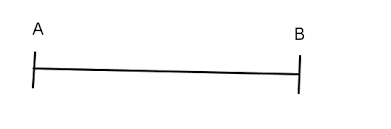
#> input picture segment.png, 391 x 129 px
$ python principal.py
#> lines starting #> are read from the running program, lines starting #| are printed output that depends on the picture; after the words box and inside, x2 and y2 are one past the last pixel; in counts of white or black regions, pixels touching at a corner belong together
### seuillageImage.py
# -*- coding: utf-8 -*-
"""
Created on Thu Oct 24 09:10:50 2019

@author: primp
"""

# Seuillage de l'image
"""
def seuillageImage(image,seuil):
    s = image.shape
    for i in range(s[0]):
        for j in range(s[1]):

            if image[i][j] < seuil :

                image[i][j] = 0
            else :
                image[i][j] = 1

    return image"""


def seuillageImage(image,seuil):
    resultat = image.copy()
    s = image.shape
    for j in range(s[0]):
        for i in range(s[1]):
            if image[j,i] > seuil:
               resultat[j,i] = 1
            else:
                resultat[j,i] = 0
    return resultat

### aminciHuConnexite.py
# -*- coding: utf-8 -*-
"""
Created on Thu Nov 14 16:17:47 2019

@author: primp
"""

def aminciHuConnexite(Image):
    s = Image.shape
    resultat = Image.copy()
    for ligne in range(1,s[0]-2):
        for colonne in range(1,s[1]-2):
            #ligne du haut :voisins
            if (Image[ligne-1,colonne-1]==1) and (Image[ligne-1,colonne]==1) and  (Image[ligne-1,colonne+1]==1):
                #ligne du bas
                if (Image[ligne+1,colonne-1]==0) and (Image[ligne+1,colonne]==0) and  (Image[ligne+1,colonne+1]==0):
                    #ligne actuelle
                    if Image[ligne,colonne]==1:
                        resultat[ligne,colonne]=0

    return resultat

### aminciLun.py
# -*- coding: utf-8 -*-
"""
Created on Fri Nov 15 15:45:49 2019

@author: primp
"""

def aminciLun(Image):
    s = Image.shape
    resultat = Image.copy()
    for ligne in range(1,s[0]-2):
        for colonne in range(1,s[1]-2):
            #ligne du haut :voisins
            if (Image[ligne-1,colonne-1]==1) and (Image[ligne-1,colonne]==1) :
                #ligne du bas
                if  (Image[ligne+1,colonne]==0) and  (Image[ligne+1,colonne+1]==0):
                    #ligne actuelle
                    if Image[ligne,colonne-1]==1 and Image[ligne,colonne]==1 and Image[ligne,colonne]==0:
                        resultat[ligne,colonne]=0

    return resultat

### aminciLdeux.py
# -*- coding: utf-8 -*-
"""
Created on Fri Nov 15 15:49:54 2019

@author: primp
"""

def aminciLdeux(Image):
    s = Image.shape
    resultat = Image.copy()
    for ligne in range(1,s[0]-2):
        for colonne in range(1,s[1]-2):
            #ligne du haut :voisins
            if (Image[ligne-1,colonne-1]==1) and (Image[ligne-1,colonne+1]==0) :
                #ligne du bas
                if  (Image[ligne+1,colonne-1]==1) and  (Image[ligne+1,colonne+1]==0):
                    #ligne actuelle
                    if Image[ligne,colonne-1]==1 and Image[ligne,colonne]==1 and Image[ligne,colonne]==0:
                        resultat[ligne,colonne]=0

    return resultat

### aminciLtrois.py
# -*- coding: utf-8 -*-
"""
Created on Fri Nov 15 15:51:56 2019

@author: primp
"""

def aminciLtrois(Image):
    s = Image.shape
    resultat = Image.copy()
    for ligne in range(1,s[0]-2):
        for colonne in range(1,s[1]-2):
            #ligne du haut :voisins
            if (Image[ligne-1,colonne]==0) and (Image[ligne-1,colonne+1]==0) :
                #ligne du bas
                if  (Image[ligne+1,colonne-1]==1) and  (Image[ligne+1,colonne]==1):
                    #ligne actuelle
                    if Image[ligne,colonne-1]==1 and Image[ligne,colonne]==1 and Image[ligne,colonne]==0 :
                        resultat[ligne,colonne]=0

    return resultat

### aminciLquatre.py
# -*- coding: utf-8 -*-
"""
Created on Fri Nov 15 15:57:19 2019

@author: primp
"""

def aminciLquatre(Image):
    s = Image.shape
    resultat = Image.copy()
    for ligne in range(1,s[0]-2):
        for colonne in range(1,s[1]-2):
            #ligne du haut :voisins
            if (Image[ligne-1,colonne-1]==0) and Image[ligne-1,colonne]==0 and (Image[ligne-1,colonne+1]==0) :
                #ligne du bas
                if  (Image[ligne+1,colonne-1]==1) and  (Image[ligne+1,colonne]==1) and Image[ligne+1,colonne+1]==1:
                    #ligne actuelle
                    if Image[ligne,colonne]==1:
                        resultat[ligne,colonne]=0

    return resultat

### aminciLcinq.py
# -*- coding: utf-8 -*-
"""
Created on Fri Nov 15 16:00:24 2019

@author: primp
"""

def aminciLcinq(Image):
    s = Image.shape
    resultat = Image.copy()
    for ligne in range(1,s[0]-2):
        for colonne in range(1,s[1]-2):
            #ligne du haut :voisins
            if (Image[ligne-1,colonne-1]==0) and Image[ligne-1,colonne]==0:
                #ligne du bas
                if  (Image[ligne+1,colonne]==1) and Image[ligne+1,colonne+1]==1:
                    #ligne actuelle
                    if Image[ligne,colonne-1]==0 and Image[ligne,colonne]==1 and Image[ligne,colonne+1]==1:
                        resultat[ligne,colonne]=0

    return resultat

### aminciLsix.py
# -*- coding: utf-8 -*-
"""
Created on Fri Nov 15 16:02:20 2019

@author: primp
"""

def aminciLsix(Image):
    s = Image.shape
    resultat = Image.copy()
    for ligne in range(1,s[0]-2):
        for colonne in range(1,s[1]-2):
            #ligne du haut :voisins
            if (Image[ligne-1,colonne-1]==0) and Image[ligne-1,colonne+1]==1:
                #ligne du bas
                if  (Image[ligne+1,colonne-1]==0) and Image[ligne+1,colonne+1]==1:
                    #ligne actuelle
                    if Image[ligne,colonne-1]==0 and Image[ligne,colonne]==1 and Image[ligne,colonne+1]==1:
                        resultat[ligne,colonne]=0

    return resultat

### aminciLsept.py
# -*- coding: utf-8 -*-
"""
Created on Fri Nov 15 16:04:43 2019

@author: primp
"""

def aminciLsept(Image):
    s = Image.shape
    resultat = Image.copy()
    for ligne in range(1,s[0]-2):
        for colonne in range(1,s[1]-2):
            #ligne du haut :voisins
            if (Image[ligne-1,colonne]==1) and Image[ligne-1,colonne+1]==1:
                #ligne du bas
                if  (Image[ligne+1,colonne-1]==0) and Image[ligne,colonne]==0:
                    #ligne actuelle
                    if Image[ligne,colonne-1]==0 and Image[ligne,colonne]==1 and Image[ligne,colonne+1]==1:
                        resultat[ligne,colonne]=0

    return resultat

### homothopique.py
# -*- coding: utf-8 -*-
"""
Created on Fri Nov 15 16:20:34 2019

@author: primp
"""
from tourCompletAminci import tourCompletAminci
def homothopique(Image):
    resultat = tourCompletAminci(Image)
    resultatSuivant=tourCompletAminci(resultat)

    while (resultatSuivant == resultat).all ==False :
        #tampon=resultatSuivant
        resultat=resultatSuivant
        resultatSuivant=tourCompletAminci(resultatSuivant)

    return resultat

### niveauDegris.py
# -*- coding: utf-8 -*-
"""
Created on Thu Oct 24 09:03:18 2019

@author: primp
"""
from skimage.color import rgb2gray
# transformation image couleur en niveaux de gris:
def imageEnNiveauDeGris(image):
    niveauDeGris=rgb2gray(image)

    return niveauDeGris

### tourCompletAminci.py
# -*- coding: utf-8 -*-
"""
Created on Fri Nov 15 16:07:06 2019

@author: primp
"""
from aminciHuConnexite import aminciHuConnexite
from aminciLun import aminciLun
from aminciLdeux import aminciLdeux
from aminciLtrois import aminciLtrois
from aminciLquatre import aminciLquatre
from aminciLcinq import aminciLcinq
from aminciLsix import aminciLsix
from aminciLsept import aminciLsept

def tourCompletAminci(Image):

    resultat = aminciLsept(aminciLsix(aminciLcinq(aminciLquatre(aminciLtrois(aminciLdeux(aminciLun(aminciHuConnexite(Image))))))))


    return resultat

### principal.py
# -*- coding: utf-8 -*-
"""
Created on Thu Oct 24 08:30:28 2019

@author: primp
"""

#Importation des différentes fonctions du projet
from binarisation import binarisation
from histogramm import histogramme
from niveauDegris import imageEnNiveauDeGris
from seuillageImage import seuillageImage
from additionImage import additionImage
from soustractionImage import soustractionImage
from erosionImage import erosionImage
from dilatationImage import dilatationImage
from ouvertureImage import ouvertureImage
from fermetureImage import fermetureImage
from aminciHuConnexite import aminciHuConnexite
from epaiciHuConnexite import epaiciHuConnexite
from tourCompletAminci import tourCompletAminci
from homothopique import homothopique

from PIL import Image

from skimage.exposure import histogram

import matplotlib.image as mpimg
import matplotlib.pyplot as plt
import numpy as np


#Lecture image couleur Granule1.bmp:
im_in_granule = Image.open("segment.png")
#> im_in_granule is the input picture: PIL image 391x129 P; min 0, max 255, mean 251.1
#Transformation de l'image en tableau
im_color_granule = np.asarray(im_in_granule)
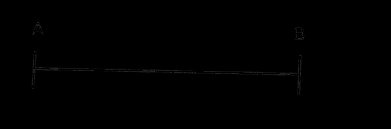
#> im_color_granule: shape (129, 391); min 0, max 40, mean 0.4

#imageGrise=imageEnNiveauDeGris(im_color_granule)
imageSeuille1=seuillageImage(imageEnNiveauDeGris(im_color_granule),1)
#> after the loop in seuillageImage, `for j in range(s[0]):`:
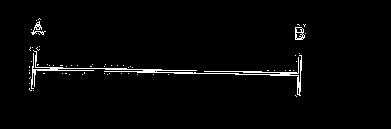
#> resultat: shape (129, 391); values 0 (black) and 1 (white), 2.2% white in thin lines or dots, all inside (x1, y1, x2, y2) = (29, 18, 306, 97)
imageSeuille2=seuillageImage(imageEnNiveauDeGris(im_color_granule),167)
#> after the loop in seuillageImage (call 2), `for j in range(s[0]):`: resultat: shape (129, 391); 2.96% of pixels changed, all inside (x1, y1, x2, y2) = (29, 18, 306, 97)
aAfficher=tourCompletAminci(imageSeuille1)
#> after the loop in aminciHuConnexite, `for ligne in range(1,s[0]-2):`:
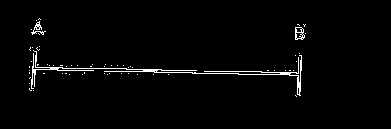
#> resultat: shape (129, 391); values 0 (black) and 1 (white), 2% white in thin lines or dots, all inside (x1, y1, x2, y2) = (29, 18, 306, 97)
#> in aminciLun, `s = Image.shape`: s = (129, 391)
#> after the loop in aminciLsix, `for ligne in range(1,s[0]-2):`:
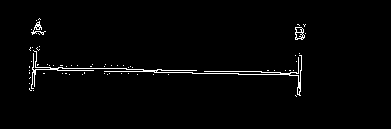
#> resultat: shape (129, 391); values 0 (black) and 1 (white), 1.8% white in thin lines or dots, all inside (x1, y1, x2, y2) = (29, 18, 306, 97)

#Affichage image:
plt.figure(figsize=(10,10))
plt.imshow(imageSeuille1,cmap='gray')

plt.figure(figsize=(10,10))
plt.imshow(aAfficher,cmap='gray')

plt.figure(figsize=(10,10))
plt.imshow(homothopique(imageSeuille1),cmap='gray')
